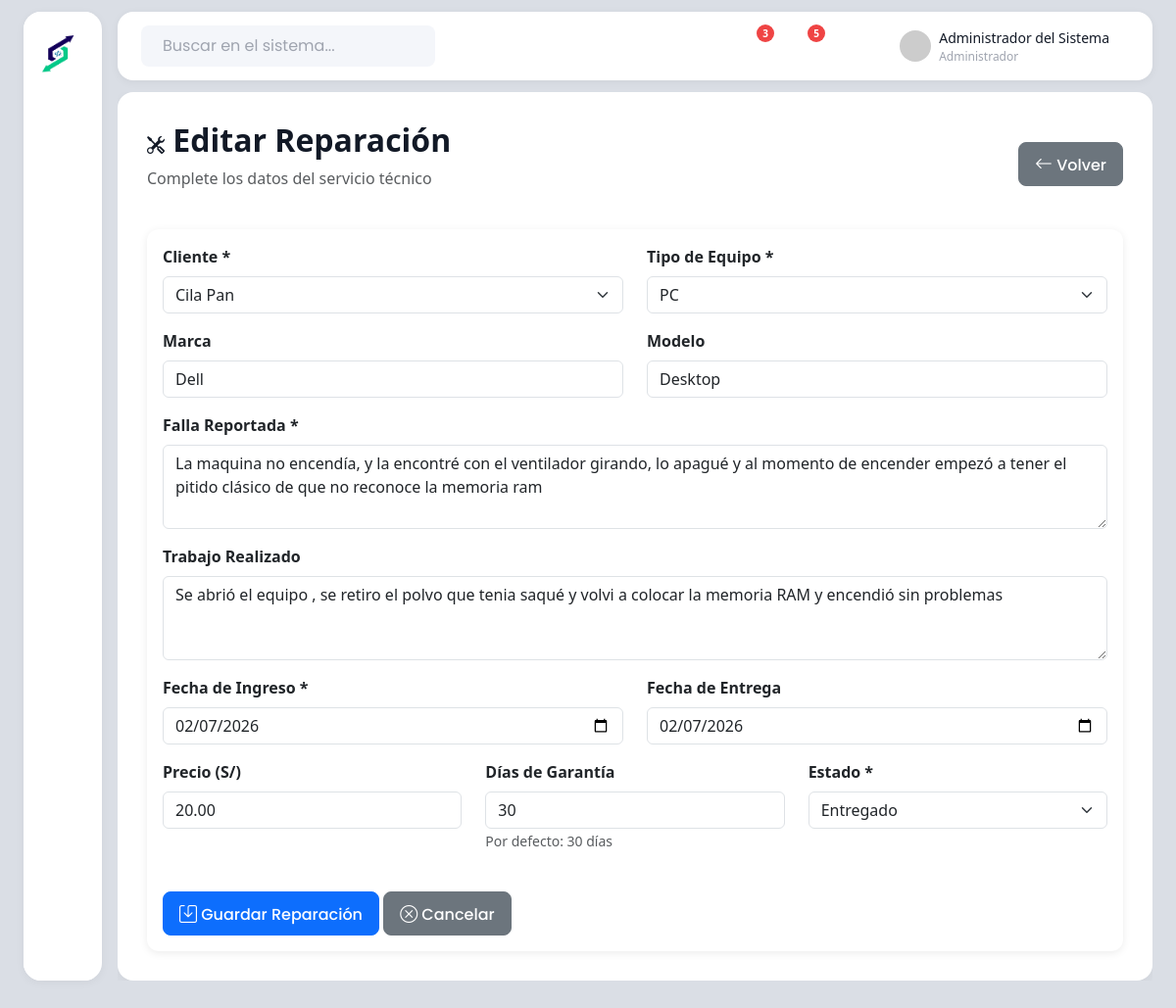
/views/reparaciones/form.php?id=1 (signed in), run on the app's committed database.
### tables this page shows
CREATE TABLE IF NOT EXISTS `reparaciones` (
  `id` int NOT NULL AUTO_INCREMENT,
  `cliente_id` int NOT NULL,
  `tipo_equipo` enum('PC','Laptop','Otro') NOT NULL DEFAULT 'PC',
  `marca` varchar(50) DEFAULT NULL,
  `modelo` varchar(100) DEFAULT NULL,
  `falla_reportada` text NOT NULL,
  `trabajo_realizado` text,
  `archivo_presupuesto` varchar(255) DEFAULT NULL,
  `fecha_ingreso` date NOT NULL,
  `fecha_entrega` date DEFAULT NULL,
  `precio` decimal(10,2) DEFAULT NULL,
  `dias_garantia` int DEFAULT '0' COMMENT 'Días de garantía del servicio',
  `estado` enum('pendiente','en_proceso','entregado','cancelado') NOT NULL DEFAULT 'pendiente',
  `fecha_registro` timestamp NULL DEFAULT CURRENT_TIMESTAMP,
  PRIMARY KEY (`id`),
  KEY `idx_cliente` (`cliente_id`),
  KEY `idx_fecha_ingreso` (`fecha_ingreso`),
  KEY `idx_estado` (`estado`)
);

CREATE TABLE IF NOT EXISTS `clientes` (
  `id` int NOT NULL AUTO_INCREMENT,
  `tipo` enum('persona','empresa') NOT NULL DEFAULT 'persona',
  `nombre` varchar(150) NOT NULL COMMENT 'Nombre o Razón Social',
  `dni_ruc` varchar(20) DEFAULT NULL,
  `email` varchar(100) DEFAULT NULL,
  `telefono` varchar(20) DEFAULT NULL,
  `whatsapp` varchar(20) DEFAULT NULL,
  `direccion` text,
  `ubicacion_google_maps` text,
  `estado` enum('activo','inactivo') NOT NULL DEFAULT 'activo',
  `fecha_registro` timestamp NULL DEFAULT CURRENT_TIMESTAMP,
  PRIMARY KEY (`id`),
  KEY `idx_nombre` (`nombre`),
  KEY `idx_dni_ruc` (`dni_ruc`),
  KEY `idx_estado` (`estado`)
);

### includes/autoload.php (called while the page is built, shortened)
<?php
spl_autoload_register(function ($class) {
    $modelFile = ROOT_PATH . 'models/' . $class . '.php';
    if (file_exists($modelFile)) {
        return;
    }
});

### models/Cliente.php (called while the page is built, shortened)
<?php
class Cliente
{
    private $pdo;
    public function __construct($pdo)
    {
        $this->pdo = $pdo;
    }
    public function obtenerTodos($estado = null)
    {
        $sql = "SELECT * FROM clientes";
        if ($estado) {
            $sql .= " WHERE estado = ?";
        }
        $sql .= " ORDER BY fecha_registro DESC";
        $stmt = $this->pdo->prepare($sql);
        if ($estado) {
            $stmt->execute([$estado]);
        } else {
            $stmt->execute();
        }
        return $stmt->fetchAll();
    }
    public function obtenerActivos()
    {
        return $this->obtenerTodos('activo');
    }
}

### models/Reparacion.php (called while the page is built, shortened)
<?php
class Reparacion
{
    private $pdo;
    public function __construct($pdo)
    {
        $this->pdo = $pdo;
    }
    public function obtenerPorId($id)
    {
        $stmt = $this->pdo->prepare("
SELECT r.*, c.nombre as cliente_nombre
FROM reparaciones r
LEFT JOIN clientes c ON r.cliente_id = c.id
WHERE r.id = ?
");
        $stmt->execute([$id]);
        return $stmt->fetch();
    }
}

### views/reparaciones/form.php (the view, shortened to what this page needs)
<?php
require_once '../../includes/autoload.php';
$reparacionModel = new Reparacion($pdo);
$clienteModel = new Cliente($pdo);
$clientes = $clienteModel->obtenerActivos();
$isEdit = isset($_GET['id']);
$reparacion = null;
if ($isEdit) {
    $reparacion = $reparacionModel->obtenerPorId($_GET['id']);
}
include '../layouts/header.php';
?>
<div class="row">
    <div class="col-12 mb-4">
        <div class="d-flex justify-content-between align-items-center">
            <div>
                <h2 class="fw-bold">
                    <i class="bi bi-tools"></i>
                    <?php echo $isEdit ? 'Editar Reparación' : 'Nueva Reparación'; ?>
                </h2>
                <p class="text-muted">Complete los datos del servicio técnico</p>
            </div>
            <div>
                <a href="index.php" class="btn btn-secondary">
                    <i class="bi bi-arrow-left"></i> Volver
                </a>
            </div>
        </div>
    </div>
</div>
<div class="row">
    <div class="col-12">
        <div class="card">
            <div class="card-body">
                <form method="POST" action="">
                    <div class="row">
                        <div class="col-md-6 mb-3">
                            <label for="cliente_id" class="form-label">Cliente *</label>
                            <select class="form-select" id="cliente_id" name="cliente_id" required>
                                <?php foreach ($clientes as $cliente): ?>
                                    <option value="<?php echo $cliente['id']; ?>"
                                        <?php echo ($reparacion && $reparacion['cliente_id'] == $cliente['id']) ? 'selected' : ''; ?>>
                                        <?php echo $cliente['nombre']; ?>
                                    </option>
                                <?php endforeach; ?>
                            </select>
                        </div>
                        <div class="col-md-6 mb-3">
                            <label for="tipo_equipo" class="form-label">Tipo de Equipo *</label>
                            <select class="form-select" id="tipo_equipo" name="tipo_equipo" required>
                                <option value="PC" <?php echo ($reparacion && $reparacion['tipo_equipo'] == 'PC') ? 'selected' : ''; ?>>PC</option>
                            </select>
                        </div>
                        <div class="col-md-6 mb-3">
                            <label for="marca" class="form-label">Marca</label>
                            <input type="text" class="form-control" id="marca" name="marca"
                                value="<?php echo $reparacion['marca'] ?? ''; ?>"
                                placeholder="Ej: HP, Dell, Lenovo">
                        </div>
                        <div class="col-md-6 mb-3">
                            <label for="modelo" class="form-label">Modelo</label>
                            <input type="text" class="form-control" id="modelo" name="modelo"
                                value="<?php echo $reparacion['modelo'] ?? ''; ?>"
                                placeholder="Ej: Pavilion 15">
                        </div>
                        <div class="col-12 mb-3">
                            <label for="falla_reportada" class="form-label">Falla Reportada *</label>
                            <textarea class="form-control" id="falla_reportada" name="falla_reportada"
                                rows="3" required><?php echo $reparacion['falla_reportada'] ?? ''; ?></textarea>
                        </div>
                        <div class="col-12 mb-3">
                            <label for="trabajo_realizado" class="form-label">Trabajo Realizado</label>
                            <textarea class="form-control" id="trabajo_realizado" name="trabajo_realizado"
                                rows="3"><?php echo $reparacion['trabajo_realizado'] ?? ''; ?></textarea>
                        </div>
                        <div class="col-md-6 mb-3">
                            <label for="fecha_ingreso" class="form-label">Fecha de Ingreso *</label>
                            <input type="date" class="form-control" id="fecha_ingreso" name="fecha_ingreso"
                                value="<?php echo $reparacion['fecha_ingreso'] ?? date('Y-m-d'); ?>" required>
                        </div>
                        <div class="col-md-6 mb-3">
                            <label for="fecha_entrega" class="form-label">Fecha de Entrega</label>
                            <input type="date" class="form-control" id="fecha_entrega" name="fecha_entrega"
                                value="<?php echo $reparacion['fecha_entrega'] ?? ''; ?>">
                        </div>
                        <div class="col-md-4 mb-3">
                            <label for="precio" class="form-label">Precio (S/)</label>
                            <input type="number" step="0.01" class="form-control" id="precio" name="precio"
                                value="<?php echo $reparacion['precio'] ?? ''; ?>"
                                placeholder="0.00">
                        </div>
                        <div class="col-md-4 mb-3">
                            <label for="dias_garantia" class="form-label">Días de Garantía</label>
                            <input type="number" class="form-control" id="dias_garantia" name="dias_garantia"
                                value="<?php echo $reparacion['dias_garantia'] ?? '30'; ?>"
                                placeholder="30">
                            <small class="text-muted">Por defecto: 30 días</small>
                        </div>
                        <div class="col-md-4 mb-3">
                            <label for="estado" class="form-label">Estado *</label>
                            <select class="form-select" id="estado" name="estado" required>
                                <option value="entregado" <?php echo ($reparacion && $reparacion['estado'] == 'entregado') ? 'selected' : ''; ?>>Entregado</option>
                            </select>
                        </div>
                    </div>
                    <div class="row mt-4">
                        <div class="col-12">
                            <button type="submit" class="btn btn-primary">
                                <i class="bi bi-save"></i> Guardar Reparación
                            </button>
                            <a href="index.php" class="btn btn-secondary">
                                <i class="bi bi-x-circle"></i> Cancelar
                            </a>
                        </div>
                    </div>
                </form>
            </div>
        </div>
    </div>
</div>
<?php include '../layouts/footer.php'; ?>

### assets/css/modern-ui.css (style rules this page uses)
:root { --color-bg: #f4f6fa; --color-primary: #121926; --color-muted: #9fa4af; --color-hover: #e8ecf4; --color-danger: #ef4444; --color-success: #10b981; --color-warning: #f59e0b; --color-info: #3b82f6; --font-main: "Poppins", sans-serif; }
* { box-sizing: border-box; }
body { background: #dadee5; color: #5d6674; font-family: var(--font-main); min-height: 100vh; margin: 0; padding: 0; }
.bi { font-size: 18px; }
.main-content .card { border: none; box-shadow: 0 2px 8px rgba(0, 0, 0, 0.08); border-radius: 12px; }
.main-content .btn { font-family: var(--font-main); border-radius: 8px; font-weight: 500; }
.main-content h1, .main-content h2, .main-content h3, .main-content h4, .main-content h5, .main-content h6 { color: var(--color-primary); font-weight: 600; }

### assets/css/style.css (style rules this page uses)
:root { --primary-color: #0d6efd; --secondary-color: #6c757d; --success-color: #198754; --danger-color: #dc3545; --warning-color: #ffc107; --info-color: #0dcaf0; }
body { font-family: "Segoe UI", Tahoma, Geneva, Verdana, sans-serif; min-height: 100vh; display: flex; flex-direction: column; }
.card { border: none; border-radius: 10px; transition: transform 0.2s, box-shadow 0.2s; }
.btn { border-radius: 6px; padding: 0.5rem 1rem; font-weight: 500; }
.form-label { font-weight: 600; margin-bottom: 0.5rem; }

### data on the page
reparaciones: cliente_id "Cila Pan", tipo_equipo "PC", marca "Dell", modelo "Desktop", falla_reportada "La maquina no encendía, y la encontré con el ventilador girando, lo apagué y al momento de encender empezó a tener el pitido clásico de que no reconoce la memoria ram", trabajo_realizado "Se abrió el equipo , se retiro el polvo que tenia saqué y volvi a colocar la memoria RAM y encendió sin problemas", fecha_ingreso "02/07/2026", fecha_entrega "02/07/2026", precio "20.00", dias_garantia "30", estado "Entregado"

### other printed values
$usuario['nombre'] "Administrador del Sistema"
$usuario['rol'] "Administrador"
